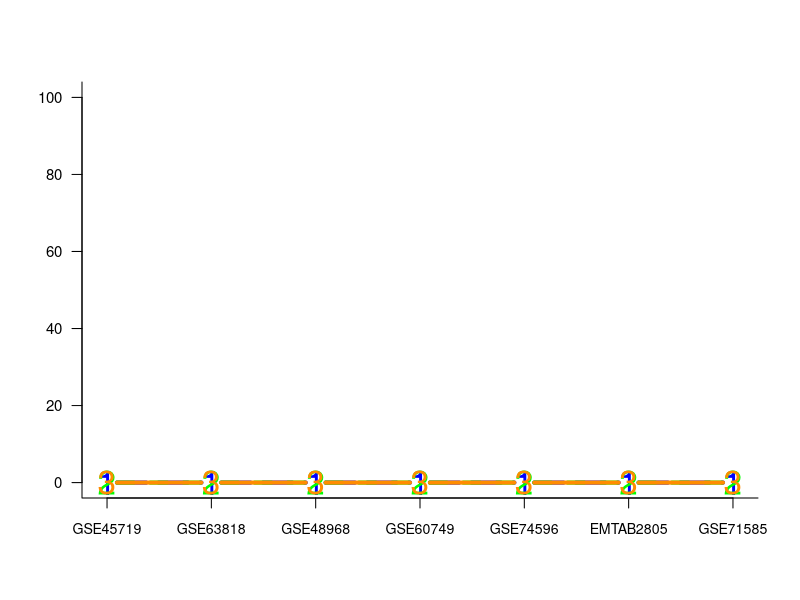

The R script that drew this image:

ss <- read.csv("null_0.95.csv", row.names=1)

tt <- ss[-1,1:3]  ## dropping one extreme DD case

oo <- order( -tt[,1] )
oo <- order( -rowSums(tt) )
#oo <- order( -apply(tt,1,var) )
###oo <- c(6,4,5, 3,7, 8,2,1 )
qq <- tt[oo,]

pdf( file="null95.pdf", height=5, width=8 )
cls <- c("blue", "green", "darkorange" )
matplot( qq, type="b", axes=FALSE, xlab="",ylab="", col=cls, lwd=4,
	 lty=c(5,2,1), cex=2, ylim=c(0,100)  )
axis( side=1, at=1:7, labels=rownames(qq), cex.axis=.85 )
axis( side=2, las=1, cex.axis=.9 )
box(bty="l")
dev.off()
